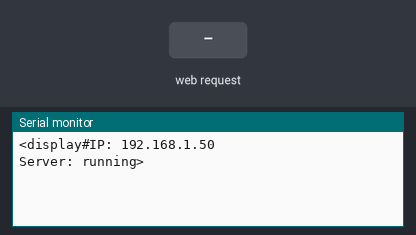
Recording of a sketch running on a simulated ESP8266 (NodeMCU). Shown: the last lines printed to the serial monitor. The inputs (shaded band) are chosen by the test bench. WiFi joins after 1.5 s; servers stay silent unless stated.

Above: at 3.2 s.
3.3 s: HTTP request GET /ac received
At 5.6 s:
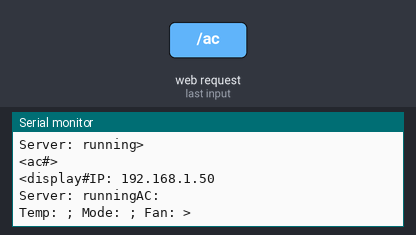
6.5 s: HTTP request GET /ac?params=1 received
At 7.4 s:
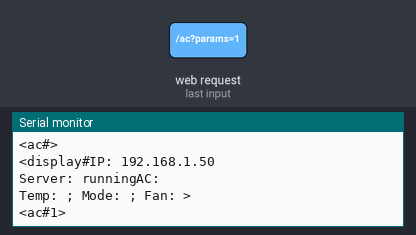

The sketch:

WiFi_AC.ino
```cpp
// WiFi.ino
#include <ESP8266WiFi.h>
#include "WiFiConnection.h"
#include "WebServer.h"
#include "SerialCommunication.h"

using namespace std;

// WiFi Connection info
const char* wifiSSID = "Bulatovic";
const char* wifiPassword = "tedi1234";

WiFiConnection* connectionPtr;
WebServer* serverPtr;
SerialCommunication* communication;

unsigned long lastDisplayUpdate = 0;
String lastDisplayStr = "";

char* sendBuffer;

void handleTestMessage(const char* message) {

}

void setup() {
  Serial.begin(9600);

  while(!Serial) {;}

  sendBuffer = new char[100];

  // Connect to WiFi
  connectionPtr = new WiFiConnection(wifiSSID, wifiPassword);
  connectionPtr->connect();

  // Setup Serial Communication between ATMega and ESP8266
  communication = new SerialCommunication();
  communication->setStream(&Serial);

  // Start web server
  serverPtr = new WebServer(80, connectionPtr, communication);
  serverPtr->begin();
}

void loop() {
  String displayStr = connectionPtr->getDisplayData() + "\n" + serverPtr->getDisplayData() + '\0';
  strcpy(sendBuffer, displayStr.c_str());

  communication->handleMessage();

  if(connectionPtr->isConnected()) {
    serverPtr->handleClient();
  }
  else {
    connectionPtr->connect();
  }

  // Send update to display
  // Get the current time
  unsigned long currentTime = millis();

  // Check if one second (1000 ms) has passed since the last time the function was called
  if (currentTime - lastDisplayUpdate >= 1000) {
    // Call your function here
    if(displayStr != lastDisplayStr)
    {
      lastDisplayStr = displayStr;
      communication->sendMessage("display", sendBuffer);
    }

    // Update the last time the function was called
    lastDisplayUpdate = currentTime;
  }

  delay(1000);
}
```

Displayable.h
```cpp
// Displayable.h
#ifndef DISPLAYABLE_H
#define DISPLAYABLE_H

class Displayable {
  public:
    virtual ~Displayable() {} // Virtual destructor for polymorphism

    virtual String getDisplayData() = 0;
};

#endif
```

Map.h
```cpp
// Map.h
#ifndef MAP__H
#define MAP__H

template<typename KeyType, typename ValueType>
class Map {
private:
  static const byte capacity = 8;

  struct Node {
    KeyType key;
    ValueType value;

    Node() {}

    Node(const KeyType& k, const ValueType& v)
      : key(k), value(v) {}
  };

  Node items[capacity];

  ValueType nullValue;  // Null value to return when the key is not found.

public:
  byte size;

  Map() { size = 0; }

  void insert(const KeyType& key, const ValueType& value) {
    if(size >= capacity - 1)
      return;

    size++;
    items[size-1].key = key;
    items[size-1].value = value;
  }

  ValueType& operator[](const KeyType& key) {
    for(byte i = 0; i < size; i++) {
      if(items[i].key == key)
        return items[i].value;
    }

    return nullValue;
  }

  bool containsKey(const KeyType& key) {
    for(byte i = 0; i < size; i++) {
      if(items[i].key == key)
        return true;
    }

    return false;
  }

  ~Map() {}
};


// Specialized Map for char* keys
template<typename ValueType>
class Map<char*, ValueType> {
private:
  static const byte capacity = 2;

  struct Node {
    char* key;
    ValueType value;

    Node() {}

    Node(const char* k, const ValueType& v)
      : key(k), value(v) {}
  };

  Node items[capacity];

  ValueType nullValue;  // Null value to return when the key is not found.

public:
  byte size;

  Map() { size = 0; }

  void insert(char* key, const ValueType& value) {
    if(size > capacity - 1)
      return;

    size++;
    items[size-1].key = key;
    items[size-1].value = value;
  }

  ValueType& operator[](const char* key) {
    for(byte i = 0; i < size; i++) {
      if(strcmp(items[i].key, key) == 0)
        return items[i].value;
    }

    return nullValue;
  }

  bool containsKey(const char* key) {
    for(byte i = 0; i < size; i++) {
      if(strcmp(items[i].key, key) == 0)
        return true;
    }

    return false;
  }

  ~Map() {}
};

#endif
```

SerialCommunication.cpp
```cpp
// SerialCommunication.cpp
#include "SerialCommunication.h"

void SerialCommunication::setStream(Stream* stream) {
  this->stream = stream;
}

void SerialCommunication::sendMessage(const char* tag, const char* message) {
  stream->print(startMessageMarker);
  stream->print(tag);
  stream->print(SerialCommunication::separator);
  stream->print(message);
  stream->println(endMessageMarker);
}

void SerialCommunication::handleMessage() {
  if (stream->available() > 0) {
    this->receiveIncomingData();

    if (this->newDataAvailable) {
      handleMessage(this->incomingDataBuffer);

      this->newDataAvailable = false;
    }
  }
}

void SerialCommunication::registerHandler(char* messageType, MessageHandler handler) {
  // handlers[messageType] = handler;
  handlers.insert(messageType, handler);
}

void SerialCommunication::handleMessage(char* message) {
  char* separatorPointer = strchr(message, SerialCommunication::separator);

  if (separatorPointer) {
    *separatorPointer = '\0';  // Split the message into two null-terminated strings.
    char* messageType = message;
    char* messageContent = separatorPointer + 1;

    if (handlers.containsKey(messageType)) {
      handlers[messageType](messageContent);
    }
  }
}

void SerialCommunication::receiveIncomingData() {
  static boolean recvInProgress = false;
  static int ndx = 0;
  char startMarker = startMessageMarker;
  char endMarker = endMessageMarker;
  char rc;

  while (stream->available() > 0 && newDataAvailable == false) {
    rc = stream->read();

    if (recvInProgress == true) {
      if (rc != endMarker) {
        incomingDataBuffer[ndx] = rc;
        ndx++;
        if (ndx >= bufferSize) {
          ndx = bufferSize - 1;
        }
      } else {
        incomingDataBuffer[ndx] = '\0';  // terminate the string
        recvInProgress = false;
        ndx = 0;
        newDataAvailable = true;
      }
    }

    else if (rc == startMarker) {
      recvInProgress = true;
    }
  }
}
```

SerialCommunication.h
```cpp
// SerialCommunication.h
#ifndef SERIALCOMMUNICATION_H
#define SERIALCOMMUNICATION_H

#include <Arduino.h>
#include <Stream.h>
#include "Map.h"  // #include <ArxContainer.h>

class SerialCommunication {
private:
  typedef void (*MessageHandler)(const char* message);
  const static byte bufferSize = 100;
  char incomingDataBuffer[bufferSize];

  Stream* stream;
  Map<char*, MessageHandler> handlers;
  bool newDataAvailable = false;

  static const char startMessageMarker = '<';
  static const char endMessageMarker = '>';

public:
  static const char separator = '#';

  void sendMessage(const char* tag, const char* message);
  void handleMessage();
  void registerHandler(char* messageType, MessageHandler handler);
  void receiveIncomingData();
  void setStream(Stream* stream);

private:
  void handleMessage(char* message);
};

#endif
```

WebServer.cpp
```cpp
// WebServer.cpp
#include "WebServer.h"

void WebServer::begin() {
  server.on("/", [this]() {
    server.send(200, "text/plain", "Hello from ESP8266");
  });

  // Define the /ac route
  server.on("/ac", [this]() {
    // Retrieve the 'params' query parameter
    String params = server.arg("params");

    communication->sendMessage("ac", params.c_str());

    additionalDisplayData = "AC:\n";
    additionalDisplayData += "Temp: ";
    additionalDisplayData += params.substring(0, 1);
    additionalDisplayData += "; Mode: " + params.substring(2, 2);
    additionalDisplayData += "; Fan: " + params.substring(3, 3);

    server.send(200, "text/plain", "OK");
  });

  this->server.begin();
}

void WebServer::handleClient() {
  if (this->connection->isConnected()) {
    this->server.handleClient();
  }
}

String WebServer::getDisplayData() {
  String displayData = "Server: ";
  displayData += (this->connection->isConnected()) ? "running" : "not running";

  if(additionalDisplayData != "")
    displayData += additionalDisplayData;

  return displayData;
}
```

WebServer.h
```cpp
// WebServer.h
#ifndef WEBSERVER_H
#define WEBSERVER_H

#include <ESP8266WebServer.h>
#include "Displayable.h"
#include "WiFiConnection.h"
#include "SerialCommunication.h"

class WebServer : public Displayable {
  private:
    ESP8266WebServer server;
    WiFiConnection* connection;
    SerialCommunication* communication;

    String additionalDisplayData;

  public:
    WebServer(int port, WiFiConnection* connection, SerialCommunication* communication) : server(port), connection(connection), communication(communication), additionalDisplayData("") {}

    void begin();
    void handleClient();

    String getDisplayData() override;
};

#endif
```

WiFiConnection.cpp
```cpp
// WiFiConnection.cpp
#include "WiFiConnection.h"

void WiFiConnection::connect() {
  this->isConnecting = true;
  WiFi.begin(this->ssid, this->password);

  int attempts = 0;
  int maxAttempts = 30;  // Maximum number of attempts before considering it a timeout

  while (WiFi.status() != WL_CONNECTED && attempts < maxAttempts) {
    delay(1000);
    attempts++;
  }

  this->isConnecting = false;
}

bool WiFiConnection::isConnected() {
  return WiFi.status() == WL_CONNECTED;
}

String WiFiConnection::getDisplayData() {
  String displayData = "WiFi: ";

  if (this->isConnecting) {
    displayData += "Connecting...";
  }
  else {
    if (WiFi.status() == WL_CONNECTED) {
      displayData = "IP: " + WiFi.localIP().toString();
    } else {
      displayData = "Not Connected";
    }
  }

  return displayData;
}
```

WiFiConnection.h
```cpp
// WiFiConnection.h
#ifndef WIFICONNECTION_H
#define WIFICONNECTION_H

#include <ESP8266WiFi.h>
#include "Displayable.h"

class WiFiConnection : public Displayable {
  private:
    const char* ssid;
    const char* password;
    bool isConnecting;

  public:
    WiFiConnection(const char* ssid, const char* password)
      : ssid(ssid), password(password)
    {
      this->isConnecting = false;
    }

    void connect();
    bool isConnected();

    String getDisplayData() override;
};

#endif
```

Measured:
- after the input at 3.3 s, the serial monitor: prints a new line after 0.70 s (image 1)
- after the input at 6.5 s, the serial monitor: prints a new line after 0.51 s (image 2)
